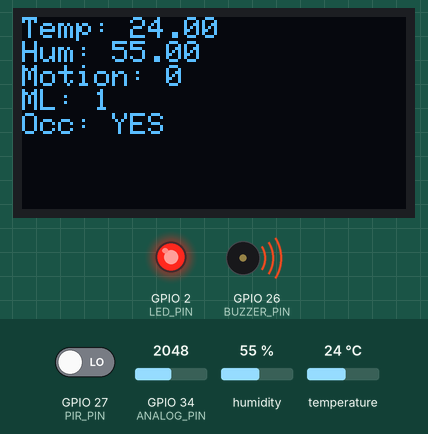
Simulated run of this sketch. Board: ESP32. Parts: 128×64 one-colour display, output pins drawn as LEDs (lit = HIGH), buzzer (waves = sounding, pin HIGH). The test bench sets the inputs (shaded band); at power-on: GPIO 27 (PIR_PIN) LOW, GPIO 34 (ANALOG_PIN) = 2048, humidity 55 %, temperature 24 °C. WiFi joins after 1.5 s; servers stay silent unless stated; what the sketch prints to the serial monitor is not drawn.

Above: at 1.6 s.
Timing chart, 0 to 3.1 s (numbered marks = the images above):
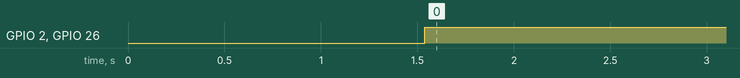

Measured:
- by itself, GPIO 2 (LED_PIN), GPIO 26 (BUZZER_PIN): LOW → HIGH at 1.5 s

The sketch:

sketch.ino
```cpp
#include <WiFi.h>
#include <DHT.h>
#include <Wire.h>
#include <Adafruit_GFX.h>
#include <Adafruit_SSD1306.h>
#include <math.h>

// ------------------- WiFi -------------------
const char* ssid = "Wokwi-GUEST";
const char* password = "";

// ------------------- ThingSpeak -------------------
const char* server = "api.thingspeak.com";
String apiKey = "0QU59PGOZRR6I2SJ";

WiFiClient client;

// ------------------- DHT -------------------
#define DHTPIN 4
#define DHTTYPE DHT22
DHT dht(DHTPIN, DHTTYPE);

// ------------------- Pins -------------------
#define PIR_PIN 27
#define LED_PIN 2
#define BUZZER_PIN 26
#define ANALOG_PIN 34

// ------------------- OLED -------------------
#define SCREEN_WIDTH 128
#define SCREEN_HEIGHT 64
Adafruit_SSD1306 display(SCREEN_WIDTH, SCREEN_HEIGHT, &Wire, -1);

// ------------------- Logic -------------------
int noMotionCount = 0;
const int graceLimit = 3;

// ------------------- TinyML Model -------------------

float w_co2 = 0.003;
float w_temp = 0.25;
float w_hum = 0.06;
float bias = -1.6;

// Approx means
float co2_mean = 800.0;
float temp_mean = 23.0;
float hum_mean = 40.0;

// ------------------- ML Function -------------------
int predictOccupancy(float temp, float hum, int analogVal) {

  float co2 = analogVal - co2_mean;
  float t = temp - temp_mean;
  float h = hum - hum_mean;

  float score = (w_co2 * co2) +
                (w_temp * t) +
                (w_hum * h) +
                bias;

  float probability = 1.0 / (1.0 + exp(-score));

  if (probability > 0.5)
    return 1;
  else
    return 0;
}

// ------------------- Setup -------------------
void setup() {
  Serial.begin(115200);

  dht.begin();

  pinMode(PIR_PIN, INPUT);
  pinMode(LED_PIN, OUTPUT);
  pinMode(BUZZER_PIN, OUTPUT);

  // OLED init
  if (!display.begin(SSD1306_SWITCHCAPVCC, 0x3C)) {
    Serial.println("OLED failed");
    while (true);
  }

  display.clearDisplay();
  display.setTextSize(1);
  display.setTextColor(WHITE);

  // WiFi connect
  WiFi.begin(ssid, password);
  Serial.print("Connecting");

  while (WiFi.status() != WL_CONNECTED) {
    delay(500);
    Serial.print(".");
  }

  Serial.println("\nWiFi Connected");
}

// ------------------- Loop -------------------
void loop() {

  // -------- Read Sensors --------
  float temp = dht.readTemperature();
  float hum = dht.readHumidity();
  int motion = digitalRead(PIR_PIN);
  int analogVal = analogRead(ANALOG_PIN);

  if (isnan(temp) || isnan(hum)) {
    Serial.println("DHT Error");
    return;
  }

  // -------- ML Prediction --------
  int mlPrediction = predictOccupancy(temp, hum, analogVal);

  // -------- Hybrid Logic --------
  int occupancy = 0;

  if (motion == 1) {
    occupancy = 1;
    noMotionCount = 0;
  } else {
    noMotionCount++;

    if (noMotionCount < graceLimit) {
      occupancy = 1;
    } else {
      occupancy = mlPrediction;
    }
  }

  // -------- OUTPUT CONTROL --------
  int ledState = occupancy;
  int buzzerState = occupancy;

  digitalWrite(LED_PIN, ledState);
  digitalWrite(BUZZER_PIN, buzzerState);

  // -------- SERIAL OUTPUT --------
  Serial.println("------ Sensor Data ------");
  Serial.print("Temp: "); Serial.println(temp);
  Serial.print("Humidity: "); Serial.println(hum);
  Serial.print("Analog: "); Serial.println(analogVal);
  Serial.print("Motion: "); Serial.println(motion);
  Serial.print("NoMotionCount: "); Serial.println(noMotionCount);
  Serial.print("ML Prediction: "); Serial.println(mlPrediction);
  Serial.print("Final Occupancy: "); Serial.println(occupancy);
  Serial.print("LED: "); Serial.println(ledState);
  Serial.print("Buzzer: "); Serial.println(buzzerState);

  // -------- OLED DISPLAY --------
  display.clearDisplay();
  display.setCursor(0, 0);

  display.print("Temp: "); display.println(temp);
  display.print("Hum: "); display.println(hum);
  display.print("Motion: "); display.println(motion);
  display.print("ML: "); display.println(mlPrediction);
  display.print("Occ: ");
  display.println(occupancy ? "YES" : "NO");

  display.display();

  // -------- CLOUD UPLOAD --------
  sendToThingSpeak(temp, hum, analogVal, occupancy, ledState, buzzerState);

  delay(15000);  // ThingSpeak limit
}

// ------------------- ThingSpeak -------------------
void sendToThingSpeak(float t, float h, int a, int occ, int led, int buzzer) {

  if (client.connect(server, 80)) {

    String url = "/update?api_key=" + apiKey +
                 "&field1=" + String(t) +
                 "&field2=" + String(h) +
                 "&field3=" + String(a) +
                 "&field4=" + String(occ) +
                 "&field5=" + String(led) +
                 "&field6=" + String(buzzer);

    client.print(String("GET ") + url + " HTTP/1.1\r\n" +
                 "Host: " + server + "\r\n" +
                 "Connection: close\r\n\r\n");

    Serial.println("Data sent to ThingSpeak");
  } else {
    Serial.println("ThingSpeak Error");
  }
}
```
